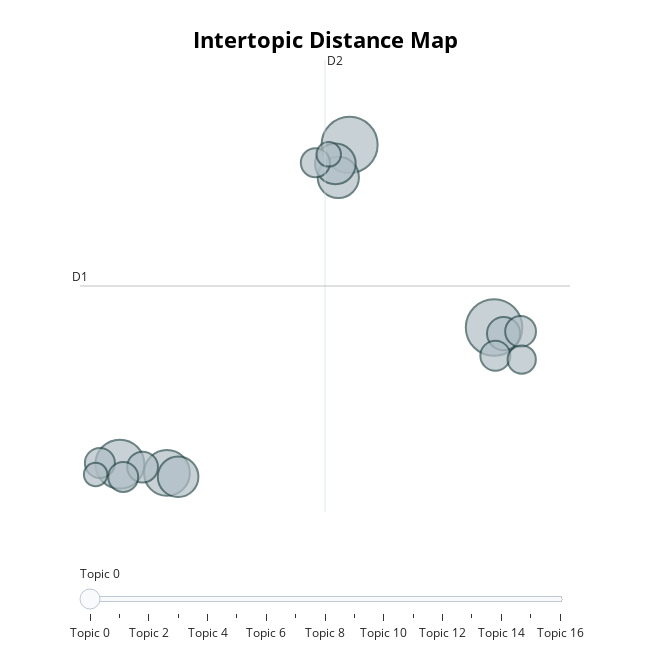

This figure's notebook cell:
### Code cell
topic_model.visualize_topics()

### Figure 1 — Plotly figure (JSON) as saved in the notebook; plotly's stock layout.template omitted (floating-point values rounded to 4 significant figures)
{"data": [{"customdata": [[0, "finance | marketing | assurance | gestion | comptabilite", 64], [1, "english | office | ms | programming | vba", 63], [2, "java | spring | git | angular | javascript", 48], [3, "python | learning | machine | flask | dl", 42], [4, "net | dotnet | apis | azure | rest", 34], [5, "power | bi | apps | sql | excel", 33], [6, "stm32 | drivers | embedded | raspberry | labview", 33], [7, "rh | free |  |  | ", 22], [8, "aws | mongodb | slack | safe | jira", 19], [9, "rigoureux | autonome | communication | organisation | mecatronique", 19], [10, "micro | architecture | services | angular | springboot", 18], [11, "securite | reseaux | cloud | audit | si", 18], [12, "kubernetes | docker | ansible | jenkins | ci", 18], [13, "vide | talend | embarque | wso2 | esb", 17], [14, "skills | solving | problem | computer | cnn", 16], [15, "odoo | sql | python | linux | web", 12], [16, "boot | postgresql | 13 | spring_boot | spring", 11]], "hovertemplate": "<b>Topic %{customdata[0]}</b><br>%{customdata[1]}<br>Size: %{customdata[2]}", "legendgroup": "", "marker": {"color": "#B0BEC5", "line": {"color": "DarkSlateGrey", "width": 2}, "size": [64, 63, 48, 42, 34, 33, 33, 22, 19, 19, 18, 18, 18, 17, 16, 12, 11], "sizemode": "area", "sizeref": 0.04, "symbol": "circle"}, "mode": "markers", "name": "", "orientation": "v", "showlegend": false, "type": "scatter", "x": [8.449, 4.299, -2.298, -0.9466, 3.975, 3.892, -0.6259, 8.721, -1.646, 9.21, -2.872, 8.486, -2.202, 3.317, 9.243, 3.7, -2.994], "xaxis": "x", "y": [11.45, 16.91, 7.368, 7.104, 15.94, 16.35, 6.99, 11.27, 7.281, 11.34, 7.402, 10.61, 6.985, 16.38, 10.49, 16.63, 7.058], "yaxis": "y"}], "layout": {"annotations": [{"showarrow": false, "text": "D1", "x": -3.443, "y": 12.69, "yshift": 10}, {"showarrow": false, "text": "D2", "x": 3.593, "xshift": 10, "y": 19.45}], "height": 650, "hoverlabel": {"bgcolor": "white", "font": {"family": "Rockwell", "size": 16}}, "legend": {"itemsizing": "constant", "tracegroupgap": 0}, "margin": {"t": 60}, "shapes": [{"line": {"color": "#CFD8DC", "width": 2}, "type": "line", "x0": 3.593, "x1": 3.593, "y0": 5.937, "y1": 19.45}, {"line": {"color": "#9E9E9E", "width": 2}, "type": "line", "x0": -3.443, "x1": 10.63, "y0": 12.69, "y1": 12.69}], "sliders": [{"active": 0, "pad": {"t": 50}, "steps": [{"args": [{"marker.color": [["red", "#B0BEC5", "#B0BEC5", "#B0BEC5", "#B0BEC5", "#B0BEC5", "#B0BEC5", "#B0BEC5", "#B0BEC5", "#B0BEC5", "#B0BEC5", "#B0BEC5", "#B0BEC5", "#B0BEC5", "#B0BEC5", "#B0BEC5", "#B0BEC5"]]}], "label": "Topic 0", "method": "update"}, {"args": [{"marker.color": [["#B0BEC5", "red", "#B0BEC5", "#B0BEC5", "#B0BEC5", "#B0BEC5", "#B0BEC5", "#B0BEC5", "#B0BEC5", "#B0BEC5", "#B0BEC5", "#B0BEC5", "#B0BEC5", "#B0BEC5", "#B0BEC5", "#B0BEC5", "#B0BEC5"]]}], "label": "Topic 1", "method": "update"}, {"args": [{"marker.color": [["#B0BEC5", "#B0BEC5", "red", "#B0BEC5", "#B0BEC5", "#B0BEC5", "#B0BEC5", "#B0BEC5", "#B0BEC5", "#B0BEC5", "#B0BEC5", "#B0BEC5", "#B0BEC5", "#B0BEC5", "#B0BEC5", "#B0BEC5", "#B0BEC5"]]}], "label": "Topic 2", "method": "update"}, {"args": [{"marker.color": [["#B0BEC5", "#B0BEC5", "#B0BEC5", "red", "#B0BEC5", "#B0BEC5", "#B0BEC5", "#B0BEC5", "#B0BEC5", "#B0BEC5", "#B0BEC5", "#B0BEC5", "#B0BEC5", "#B0BEC5", "#B0BEC5", "#B0BEC5", "#B0BEC5"]]}], "label": "Topic 3", "method": "update"}, {"args": [{"marker.color": [["#B0BEC5", "#B0BEC5", "#B0BEC5", "#B0BEC5", "red", "#B0BEC5", "#B0BEC5", "#B0BEC5", "#B0BEC5", "#B0BEC5", "#B0BEC5", "#B0BEC5", "#B0BEC5", "#B0BEC5", "#B0BEC5", "#B0BEC5", "#B0BEC5"]]}], "label": "Topic 4", "method": "update"}, {"args": [{"marker.color": [["#B0BEC5", "#B0BEC5", "#B0BEC5", "#B0BEC5", "#B0BEC5", "red", "#B0BEC5", "#B0BEC5", "#B0BEC5", "#B0BEC5", "#B0BEC5", "#B0BEC5", "#B0BEC5", "#B0BEC5", "#B0BEC5", "#B0BEC5", "#B0BEC5"]]}], "label": "Topic 5", "method": "update"}, {"args": [{"marker.color": [["#B0BEC5", "#B0BEC5", "#B0BEC5", "#B0BEC5", "#B0BEC5", "#B0BEC5", "red", "#B0BEC5", "#B0BEC5", "#B0BEC5", "#B0BEC5", "#B0BEC5", "#B0BEC5", "#B0BEC5", "#B0BEC5", "#B0BEC5", "#B0BEC5"]]}], "label": "Topic 6", "method": "update"}, {"args": [{"marker.color": [["#B0BEC5", "#B0BEC5", "#B0BEC5", "#B0BEC5", "#B0BEC5", "#B0BEC5", "#B0BEC5", "red", "#B0BEC5", "#B0BEC5", "#B0BEC5", "#B0BEC5", "#B0BEC5", "#B0BEC5", "#B0BEC5", "#B0BEC5", "#B0BEC5"]]}], "label": "Topic 7", "method": "update"}, {"args": [{"marker.color": [["#B0BEC5", "#B0BEC5", "#B0BEC5", "#B0BEC5", "#B0BEC5", "#B0BEC5", "#B0BEC5", "#B0BEC5", "red", "#B0BEC5", "#B0BEC5", "#B0BEC5", "#B0BEC5", "#B0BEC5", "#B0BEC5", "#B0BEC5", "#B0BEC5"]]}], "label": "Topic 8", "method": "update"}, {"args": [{"marker.color": [["#B0BEC5", "#B0BEC5", "#B0BEC5", "#B0BEC5", "#B0BEC5", "#B0BEC5", "#B0BEC5", "#B0BEC5", "#B0BEC5", "red", "#B0BEC5", "#B0BEC5", "#B0BEC5", "#B0BEC5", "#B0BEC5", "#B0BEC5", "#B0BEC5"]]}], "label": "Topic 9", "method": "update"}, {"args": [{"marker.color": [["#B0BEC5", "#B0BEC5", "#B0BEC5", "#B0BEC5", "#B0BEC5", "#B0BEC5", "#B0BEC5", "#B0BEC5", "#B0BEC5", "#B0BEC5", "red", "#B0BEC5", "#B0BEC5", "#B0BEC5", "#B0BEC5", "#B0BEC5", "#B0BEC5"]]}], "label": "Topic 10", "method": "update"}, {"args": [{"marker.color": [["#B0BEC5", "#B0BEC5", "#B0BEC5", "#B0BEC5", "#B0BEC5", "#B0BEC5", "#B0BEC5", "#B0BEC5", "#B0BEC5", "#B0BEC5", "#B0BEC5", "red", "#B0BEC5", "#B0BEC5", "#B0BEC5", "#B0BEC5", "#B0BEC5"]]}], "label": "Topic 11", "method": "update"}, {"args": [{"marker.color": [["#B0BEC5", "#B0BEC5", "#B0BEC5", "#B0BEC5", "#B0BEC5", "#B0BEC5", "#B0BEC5", "#B0BEC5", "#B0BEC5", "#B0BEC5", "#B0BEC5", "#B0BEC5", "red", "#B0BEC5", "#B0BEC5", "#B0BEC5", "#B0BEC5"]]}], "label": "Topic 12", "method": "update"}, {"args": [{"marker.color": [["#B0BEC5", "#B0BEC5", "#B0BEC5", "#B0BEC5", "#B0BEC5", "#B0BEC5", "#B0BEC5", "#B0BEC5", "#B0BEC5", "#B0BEC5", "#B0BEC5", "#B0BEC5", "#B0BEC5", "red", "#B0BEC5", "#B0BEC5", "#B0BEC5"]]}], "label": "Topic 13", "method": "update"}, {"args": [{"marker.color": [["#B0BEC5", "#B0BEC5", "#B0BEC5", "#B0BEC5", "#B0BEC5", "#B0BEC5", "#B0BEC5", "#B0BEC5", "#B0BEC5", "#B0BEC5", "#B0BEC5", "#B0BEC5", "#B0BEC5", "#B0BEC5", "red", "#B0BEC5", "#B0BEC5"]]}], "label": "Topic 14", "method": "update"}, {"args": [{"marker.color": [["#B0BEC5", "#B0BEC5", "#B0BEC5", "#B0BEC5", "#B0BEC5", "#B0BEC5", "#B0BEC5", "#B0BEC5", "#B0BEC5", "#B0BEC5", "#B0BEC5", "#B0BEC5", "#B0BEC5", "#B0BEC5", "#B0BEC5", "red", "#B0BEC5"]]}], "label": "Topic 15", "method": "update"}, {"args": [{"marker.color": [["#B0BEC5", "#B0BEC5", "#B0BEC5", "#B0BEC5", "#B0BEC5", "#B0BEC5", "#B0BEC5", "#B0BEC5", "#B0BEC5", "#B0BEC5", "#B0BEC5", "#B0BEC5", "#B0BEC5", "#B0BEC5", "#B0BEC5", "#B0BEC5", "red"]]}], "label": "Topic 16", "method": "update"}]}], "title": {"font": {"color": "Black", "size": 22}, "text": "<b>Intertopic Distance Map</b>", "x": 0.5, "xanchor": "center", "y": 0.95, "yanchor": "top"}, "width": 650, "xaxis": {"anchor": "y", "domain": [0, 1], "range": [-3.443, 10.63], "title": {"text": ""}, "visible": false}, "yaxis": {"anchor": "x", "domain": [0, 1], "range": [5.937, 19.45], "title": {"text": ""}, "visible": false}}}
